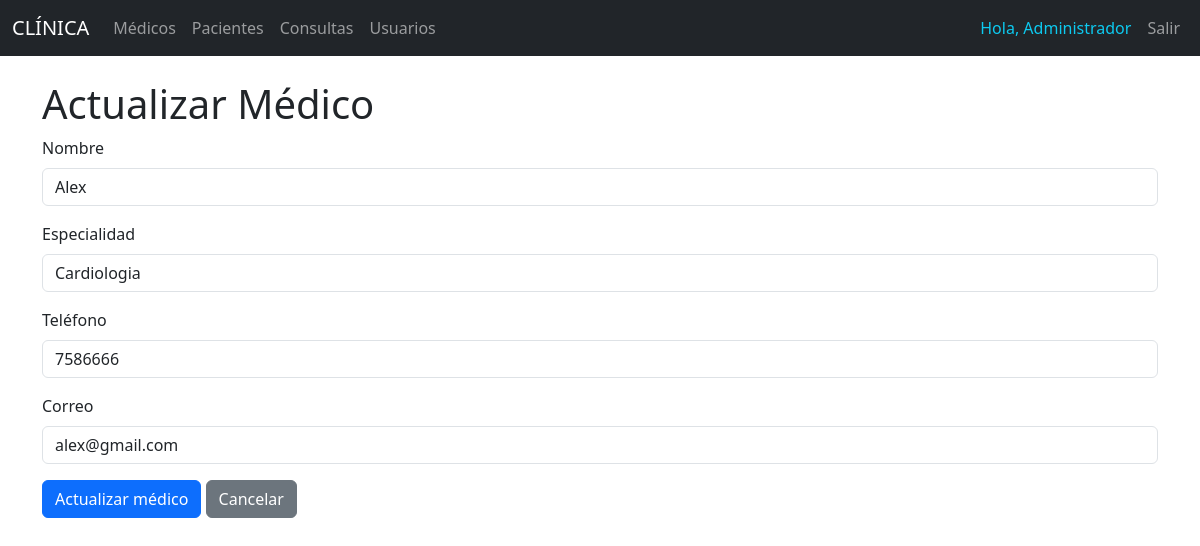
The app's page /medicos/edit/3 (signed in) with its own data.
### models/medico_model.py (models this page shows, shortened)
class Medico(db.Model):
    __tablename__ = "medicos"
    id = db.Column(db.Integer, primary_key=True)
    nombre = db.Column(db.String(80), nullable=False)
    especialidad = db.Column(db.String(100), nullable=False)
    telefono = db.Column(db.String(20), nullable=False)
    correo = db.Column(db.String(100), nullable=False)
    consultas = db.relationship('Consulta', back_populates='medico', cascade="all, delete-orphan")
    @staticmethod
    def get_by_id(id):
        return Medico.query.get(id)
    def delete(self):
        db.session.delete(self)
        db.session.commit()

### controllers/medico_controller.py (the view, shortened to what this page needs)
@medico_bp.route("/edit/<int:id>", methods=['GET', 'POST'])
@login_required  # Proteger esta ruta
def edit(id):
    medico = Medico.get_by_id(id)
    return medico_view.edit(medico)

### run.py (called while the page is built)
@app.context_processor
def inject_active_path():
    def is_active(path):
        return 'active' if request.path == path else ''
    return(dict(is_active = is_active))

### view/medico_view.py (called while the page is built)
def edit(medico):
    return render_template('medicos/edit.html', medico=medico)

### templates/medicos/edit.html (shortened to what this page needs)
{% extends 'base.html' %}
{% block content %}
<h1>Actualizar Médico</h1>
<form action="{{ url_for('medico.edit', id=medico.id) }}" method="POST">
    <div class="mb-3">
        <label for="" class="form-label">Nombre</label>
        <input type="text" class="form-control" name="nombre" value="{{ medico.nombre }}" required>
    </div>
    <div class="mb-3">
        <label for="" class="form-label">Especialidad</label>
        <input type="text" class="form-control" name="especialidad" value="{{ medico.especialidad }}" required>
    </div>
    <div class="mb-3">
        <label for="" class="form-label">Teléfono</label>
        <input type="text" class="form-control" name="telefono" value="{{ medico.telefono }}" required>
    </div>
    <div class="mb-3">
        <label for="" class="form-label">Correo</label>
        <input type="email" class="form-control" name="correo" value="{{ medico.correo }}" required>
    </div>
    <button type="submit" class="btn btn-primary">Actualizar médico</button>
    <a class="btn btn-secondary" href="/medicos/">Cancelar</a>
</form>
{% endblock %}

### records on screen
Medico: nombre "Alex", especialidad "Cardiologia", telefono "7586666", correo "alex@gmail.com"

### other values on screen
{{ session.user_name }} "Administrador"
